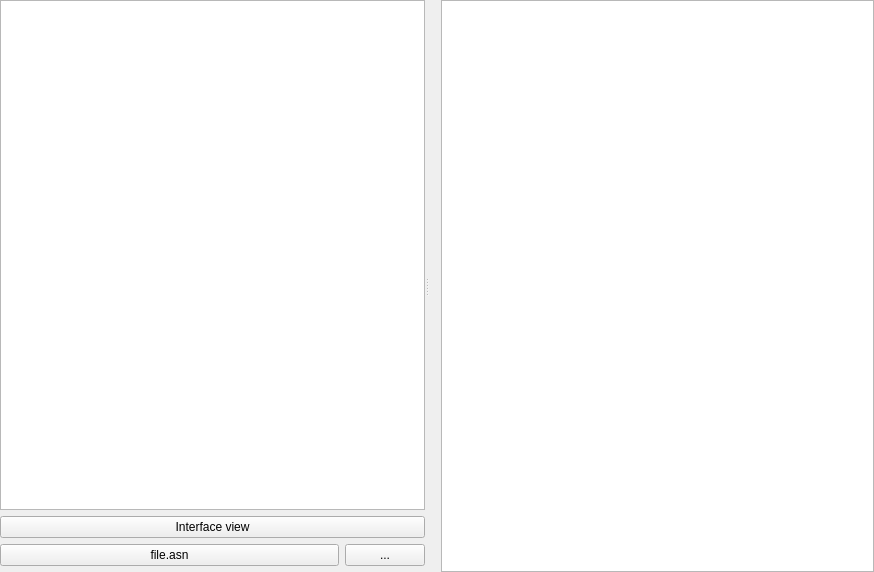
<?xml version="1.0" encoding="UTF-8"?>
<ui version="4.0">
 <class>MSCAppWidget</class>
 <widget class="QWidget" name="MSCAppWidget">
  <property name="geometry">
   <rect>
    <x>0</x>
    <y>0</y>
    <width>874</width>
    <height>572</height>
   </rect>
  </property>
  <property name="windowTitle">
   <string>Form</string>
  </property>
  <layout class="QGridLayout" name="gridLayout_3">
   <property name="leftMargin">
    <number>0</number>
   </property>
   <property name="topMargin">
    <number>0</number>
   </property>
   <property name="rightMargin">
    <number>0</number>
   </property>
   <property name="bottomMargin">
    <number>0</number>
   </property>
   <item row="0" column="0">
    <widget class="QSplitter" name="horizontalSplitter">
     <property name="orientation">
      <enum>Qt::Horizontal</enum>
     </property>
     <widget class="QWidget" name="leftArea" native="true">
      <layout class="QVBoxLayout" name="verticalLayout">
       <property name="leftMargin">
        <number>0</number>
       </property>
       <property name="topMargin">
        <number>0</number>
       </property>
       <property name="rightMargin">
        <number>0</number>
       </property>
       <property name="bottomMargin">
        <number>0</number>
       </property>
       <item>
        <widget class="msc::DocumentTreeView" name="documentTree"/>
       </item>
       <item>
        <widget class="QPushButton" name="ivSwitch">
         <property name="toolTip">
          <string>Open the file</string>
         </property>
         <property name="text">
          <string>Interface view</string>
         </property>
        </widget>
       </item>
       <item>
        <widget class="QWidget" name="asn1Widget" native="true">
         <layout class="QHBoxLayout" name="horizontalLayout_2">
          <property name="leftMargin">
           <number>0</number>
          </property>
          <property name="topMargin">
           <number>0</number>
          </property>
          <property name="rightMargin">
           <number>0</number>
          </property>
          <property name="bottomMargin">
           <number>0</number>
          </property>
          <item>
           <widget class="QPushButton" name="asn1Switch">
            <property name="sizePolicy">
             <sizepolicy hsizetype="MinimumExpanding" vsizetype="Fixed">
              <horstretch>0</horstretch>
              <verstretch>0</verstretch>
             </sizepolicy>
            </property>
            <property name="toolTip">
             <string>Open the file</string>
            </property>
            <property name="text">
             <string>file.asn</string>
            </property>
           </widget>
          </item>
          <item>
           <widget class="QPushButton" name="asn1Select">
            <property name="toolTip">
             <string>Select the ASN.1 file</string>
            </property>
            <property name="text">
             <string>...</string>
            </property>
           </widget>
          </item>
         </layout>
        </widget>
       </item>
       <item>
        <widget class="asn1::ASN1FileView" name="asn1View" native="true"/>
       </item>
      </layout>
     </widget>
     <widget class="QWidget" name="editorsWidgets" native="true">
      <layout class="QHBoxLayout" name="horizontalLayout">
       <property name="leftMargin">
        <number>0</number>
       </property>
       <property name="topMargin">
        <number>0</number>
       </property>
       <property name="rightMargin">
        <number>0</number>
       </property>
       <property name="bottomMargin">
        <number>0</number>
       </property>
       <item>
        <widget class="shared::ActionsBar" name="documentToolBar" native="true"/>
       </item>
       <item>
        <widget class="shared::ActionsBar" name="chartToolBar" native="true"/>
       </item>
       <item>
        <widget class="QStackedWidget" name="centerView">
         <property name="currentIndex">
          <number>0</number>
         </property>
         <widget class="msc::GraphicsView" name="chartView"/>
         <widget class="msc::GraphicsView" name="hierarchyView"/>
        </widget>
       </item>
      </layout>
     </widget>
    </widget>
   </item>
  </layout>
 </widget>
 <customwidgets>
  <customwidget>
   <class>shared::ActionsBar</class>
   <extends>QWidget</extends>
   <header>actionsbar.h</header>
   <container>1</container>
  </customwidget>
  <customwidget>
   <class>msc::GraphicsView</class>
   <extends>QGraphicsView</extends>
   <header>graphicsview.h</header>
  </customwidget>
  <customwidget>
   <class>msc::DocumentTreeView</class>
   <extends>QTreeView</extends>
   <header>documenttree/documenttreeview.h</header>
  </customwidget>
  <customwidget>
   <class>asn1::ASN1FileView</class>
   <extends>QWidget</extends>
   <header>asn1fileview.h</header>
   <container>1</container>
  </customwidget>
 </customwidgets>
 <resources/>
 <connections/>
</ui>
